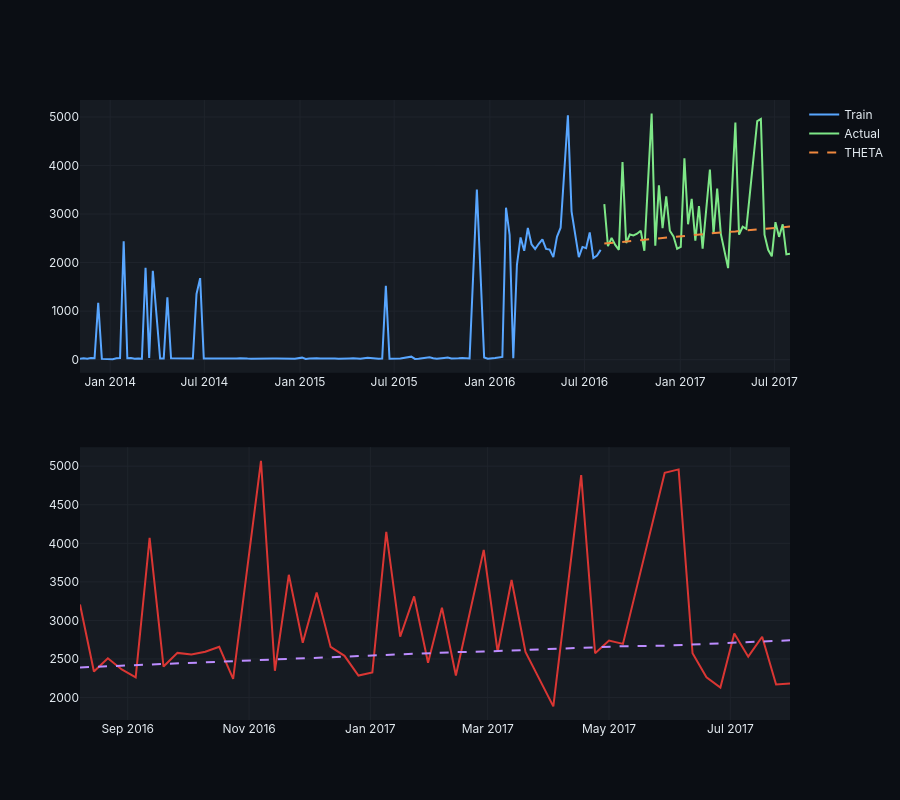

The notebook cell saved with this chart:
### Markdown cell above
## Run Weekly Erratic (THETA)

### Code cell
result_weekly_erratic, fig_weekly_erratic = run_baseline_plotly(
    df=weekly_erratic_agg,
    pattern="weekly_erratic",
    store=ITEMS_TO_MODEL["weekly_erratic"]["store"],
    item=ITEMS_TO_MODEL["weekly_erratic"]["item"],
    freq="W",
    season_length=52,
    test_weeks=TEST_WEEKS_WEEKLY,
    model_type="theta",
    gap_threshold=GAP_THRESHOLD,
    img_dir=IMG_DIR,
)
fig_weekly_erratic.show()
